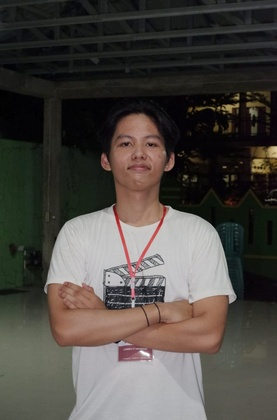
%> input picture Anugerah.jpeg, 277 x 420 px, shrunk from 990 x 1500 before the run
$ octave 'Anugerah A'"'"'raaf Disman_200209500014_PTIKB_PCD.m'   (GNU Octave 9; MATLAB toolbox functions it lacks are replaced by stand-ins)
%> lines starting %> are read from the running program, lines starting %| are printed output that depends on the picture; in (x1, y1, x2, y2) boxes, pixels count from 0 and x2, y2 are one past the last pixel; in counts of white or black regions, pixels touching at a corner belong together; the program's own positions count from 1
% Anugerah A'raaf Disman
% 200209500014
% PTIK - B

% Gambar Dengan Citra Berwarna
Picture = imread('Anugerah.jpeg');
%> Picture is the input picture: size 420x277x3 uint8; mean R, G, B 76.6, 72, 67
figure(1); imshow(Picture)

% Gambar Citra Berwarna Ke Citra Keabuan
Gray_picture = (Picture(:,:,1) + Picture(:,:,2) + Picture(:,:,3)) / 3;
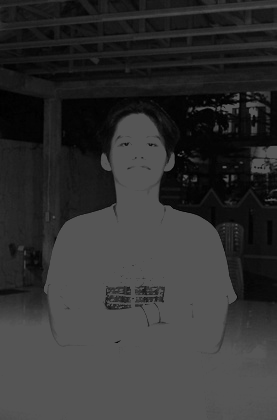
%> Gray_picture: size 420x277 uint8; min 0, max 85, mean 49.9
figure(2); imshow(Gray_picture)

% Gambar Citra Keabuan Dengan Konstanta
Gray_Konstan = Picture(:,:,1) * 0.4 + Picture(:,:,2) * 0.32 + Picture(:,:,3) * 0.28;
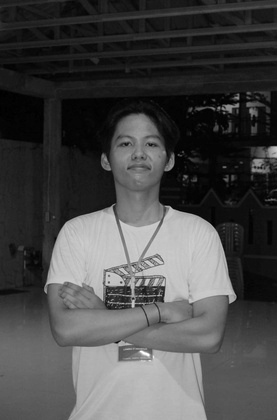
%> Gray_Konstan: size 420x277 uint8; min 0, max 255, mean 72.4
figure(3); imshow(Gray_Konstan)

% Gambar Citra Keabuan Dengan Biner
Basis_2 = 80;
[kolom, baris] = size(Gray_Konstan);
%> kolom = 420; baris = 277
Gray_Biner = zeros(kolom, baris);

for a = 1 : kolom
for b = 1 : baris
if (Gray_Konstan(a,b) > Basis_2)
Gray_Biner(a,b) = 1;
else
Gray_Biner(a,b) = 0;
end
end
end
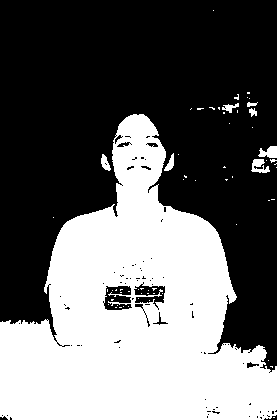
%> Gray_Biner: size 420x277 double; values 0 (black) and 1 (white), 41% white; 62 white regions (54 under 20 px), largest, box (x1, y1, x2, y2) and area: (0, 114, 277, 420) 46839, (258, 146, 277, 158) 161, (251, 159, 270, 173) 161
figure(4); imshow(Gray_Biner)

% Gambar Citra Brightness
Brightness_picture = Gray_Konstan + 70;
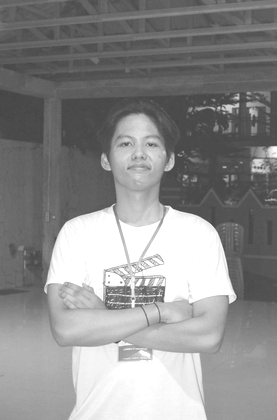
%> Brightness_picture: size 420x277 uint8; min 70, max 255, mean 141.6
figure(5); imshow(Brightness_picture)

% Gambar Dengan Citra Kontras
Picture_kontras = Gray_Konstan * 1.1;
figure(6); imshow(Picture_kontras)
